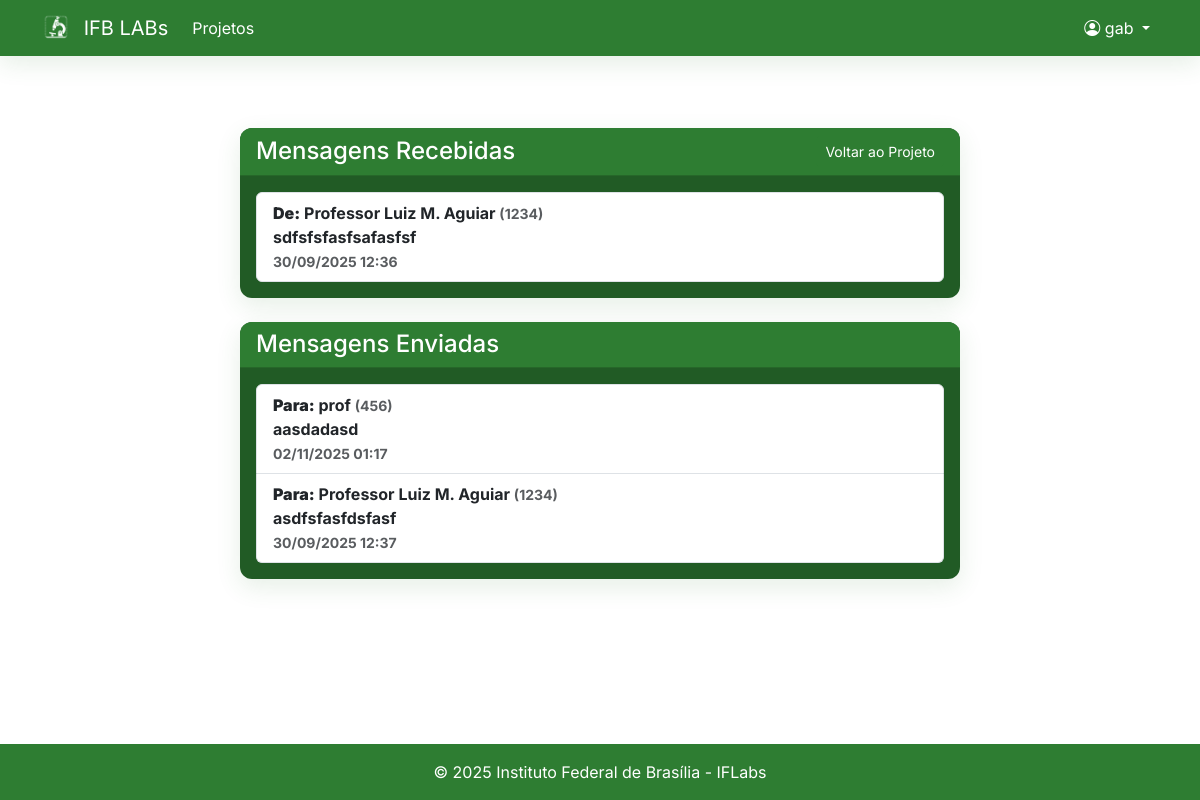
The app's page /projetos/1/mensagens (signed in) with its own data.
### src/models.py (models this page shows, shortened)
class Aluno(UserMixin, db.Model):
    __tablename__ = 'aluno'
    matricula = db.Column(db.String(20), primary_key=True)
    nome = db.Column(db.String(100), nullable=False)
    email = db.Column(db.String(120), unique=True, nullable=False)
    senha = db.Column(db.String(128), nullable=False)
    sobre = db.Column(db.Text, nullable=True)
    foto_perfil = db.Column(db.String(255), nullable=True)  # Caminho da foto
    aprovado = db.Column(db.Boolean, default=False)  # Novo campo para aprovação
    membros_projeto = db.relationship('MembroProjeto', backref='aluno', lazy=True)

class MensagemProjeto(db.Model):
    __tablename__ = 'mensagem_projeto'
    id = db.Column(db.Integer, primary_key=True)
    id_projeto = db.Column(db.Integer, db.ForeignKey('projeto.id'), nullable=False)
    remetente_matricula = db.Column(db.String(20), nullable=False)
    destinatario_matricula = db.Column(db.String(20), nullable=False)
    conteudo = db.Column(db.Text, nullable=False)
    data_envio = db.Column(db.DateTime, default=db.func.now())
    lida = db.Column(db.Boolean, default=False)

class Professor(UserMixin, db.Model):
    __tablename__ = 'professor'
    matricula = db.Column(db.String(20), primary_key=True)
    nome = db.Column(db.String(100), nullable=False)
    email = db.Column(db.String(120), unique=True, nullable=False)
    senha = db.Column(db.String(128), nullable=False)
    sobre = db.Column(db.Text, nullable=True)
    foto_perfil = db.Column(db.String(255), nullable=True)  # Caminho da foto
    aprovado = db.Column(db.Boolean, default=False)  # Novo campo para aprovação
    projetos = db.relationship('Projeto', backref='autor', lazy=True)

### main.py (the view)
@app.route('/projetos/<int:id>/mensagens')
@login_required
def mensagens_projeto(id):
    projeto = Projeto.query.get_or_404(id)
    is_professor_autor = hasattr(current_user, 'tipo') and current_user.tipo == 'professor' and current_user.matricula == projeto.user_id
    is_aluno_membro = False
    if hasattr(current_user, 'tipo') and current_user.tipo == 'aluno':
        membro = MembroProjeto.query.filter_by(id_projeto=id, matricula=current_user.matricula, status='aceito').first()
        is_aluno_membro = membro is not None
    if not (is_professor_autor or is_aluno_membro):
        abort(403)
    msgs_recebidas = MensagemProjeto.query.filter_by(id_projeto=id, destinatario_matricula=current_user.matricula).order_by(MensagemProjeto.data_envio.desc()).all()
    for msg in msgs_recebidas:
        msg.lida = True
    msgs_enviadas = MensagemProjeto.query.filter_by(id_projeto=id, remetente_matricula=current_user.matricula).order_by(MensagemProjeto.data_envio.desc()).all()
    db.session.commit()
    from src.models import Aluno, Professor
    matriculas = set([m.remetente_matricula for m in msgs_recebidas] + [m.destinatario_matricula for m in msgs_enviadas])
    alunos = Aluno.query.filter(Aluno.matricula.in_(matriculas)).all() if matriculas else []
    profs = Professor.query.filter(Professor.matricula.in_(matriculas)).all() if matriculas else []
    nomes_por_matricula = {a.matricula: a.nome for a in alunos}
    for p in profs:
        nomes_por_matricula[p.matricula] = p.nome
    return render_template('projetos/mensagens.html', mensagens=msgs_recebidas, mensagens_enviadas=msgs_enviadas, nomes_por_matricula=nomes_por_matricula, projeto_id=id)

### main.py (called while the page is built, shortened)
@login_manager.user_loader
def load_user(user_id):
    user = Aluno.query.filter_by(matricula=user_id).first()
    if user:
        user.tipo = 'aluno'
        return user

### templates/projetos/mensagens.html (shortened to what this page needs)
{% extends 'base.html' %}
{% block content %}
<div class="container my-5">
    <div class="row justify-content-center">
        <div class="col-lg-8">
            <div class="card mensagem mb-4">
                <div class="card-header bg-light d-flex justify-content-between align-items-center">
                    <h4 class="mb-0">Mensagens Recebidas</h4>
                    <a href="{{ url_for('detalhes_projeto', id=projeto_id) }}" class="btn btn-sm btn-outline-primary">Voltar ao Projeto</a>
                </div>
                <div class="card-body">
                    {% if mensagens %}
                        <ul class="list-group">
                            {% for msg in mensagens %}
                            <li class="list-group-item">
                                {% set nome_remetente = nomes_por_matricula.get(msg.remetente_matricula, msg.remetente_matricula) %}
                                <strong>De:</strong> {{ nome_remetente }} <small class="text-muted">({{ msg.remetente_matricula }})</small><br>
                                <span>{{ msg.conteudo }}</span><br>
                                <small class="text-muted">{{ msg.data_envio.strftime('%d/%m/%Y %H:%M') }}</small>
                            </li>
                            {% endfor %}
                        </ul>
                    {% else %}
                        <span class="text-muted">Nenhuma mensagem recebida.</span>
                    {% endif %}
                </div>
            </div>
            <div class="card mensagem">
                <div class="card-header bg-light">
                    <h4 class="mb-0">Mensagens Enviadas</h4>
                </div>
                <div class="card-body">
                    {% if mensagens_enviadas %}
                        <ul class="list-group">
                            {% for msg in mensagens_enviadas %}
                            <li class="list-group-item">
                                {% set nome_dest = nomes_por_matricula.get(msg.destinatario_matricula, msg.destinatario_matricula) %}
                                <strong>Para:</strong> {{ nome_dest }} <small class="text-muted">({{ msg.destinatario_matricula }})</small><br>
                                <span>{{ msg.conteudo }}</span><br>
                                <small class="text-muted">{{ msg.data_envio.strftime('%d/%m/%Y %H:%M') }}</small>
                            </li>
                            {% endfor %}
                        </ul>
                    {% else %}
                        <span class="text-muted">Nenhuma mensagem enviada.</span>
                    {% endif %}
                </div>
            </div>
        </div>
    </div>
</div>
{% endblock %}

### templates/base.html (shortened to what this page needs)
<!DOCTYPE html>
<html lang="pt-br">
<head>
    <link href="https://cdn.jsdelivr.net/npm/bootstrap@5.3.0/dist/css/bootstrap.min.css" rel="stylesheet">
    <link rel="stylesheet" href="https://cdn.jsdelivr.net/npm/bootstrap-icons@1.10.0/font/bootstrap-icons.css">
    <link rel="stylesheet" href="{{ url_for('static', filename='css/main.css') }}">
</head>
<body class="d-flex flex-column min-vh-100">
    <nav class="navbar navbar-expand-lg navbar-dark sticky-top" style="background-color: #2E7D32;">
        <div class="container">
            <a class="navbar-brand" href="{{ url_for('index') }}">
                <img src="{{ url_for('static', filename='images/iflab_logo.png') }}" alt="IFB" height="30" class="d-inline-block align-top me-2">
                IFB LABs
            </a>
            <div class="collapse navbar-collapse" id="navbarNav">
                <ul class="navbar-nav me-auto">
                    {% if current_user.is_authenticated and current_user.tipo != 'admin' %}
                    <li class="nav-item">
                        <a class="nav-link" href="{{ url_for('listar_projetos') }}">Projetos</a>
                    </li>
                    {% endif %}
                </ul>
                <ul class="navbar-nav">
                    {% if current_user.is_authenticated %}
                    <li class="nav-item dropdown">
                        <a class="nav-link dropdown-toggle" href="#" id="navbarDropdown" role="button" data-bs-toggle="dropdown">
                            <i class="bi bi-person-circle"></i> {{ current_user.nome }}
                        </a>
                    </li>
                    {% endif %}
                </ul>
            </div>
        </div>
    </nav>
    <main class="container my-4 flex-grow-1 animate-in">
        {% block content %}{% endblock %}
    </main>
    <footer class="mt-auto py-3" style="background-color: #2E7D32;">
        <div class="container text-center text-white">
            © 2025 Instituto Federal de Brasília - IFLabs
        </div>
    </footer>
</body>
</html>

### static/css/main.css (style rules this page uses)
:root { --verde-ifb: #2E7D32; --verde-ifb-escuro: #215b25; --verde-ifb-claro: #e8f5e9; --branco: #FFFFFF; --cinza-claro: #F8F9FA; --sombra-soft: 0 8px 24px rgba(46, 125, 50, 0.12); --radius: 12px; }
body { background-color: var(--branco); font-family: 'Inter', 'Poppins', 'Segoe UI', Tahoma, Geneva, Verdana, sans-serif; display: flex; flex-direction: column; min-height: 100vh; color: #2c2c2c; -webkit-font-smoothing: antialiased; -moz-osx-font-smoothing: grayscale; }
.navbar { box-shadow: var(--sombra-soft); background-color: var(--verde-ifb) !important; }
.navbar .navbar-brand, .navbar .nav-link, .navbar .navbar-toggler-icon { color: var(--branco) !important; }
.btn-outline-primary, .btn-outline-primary:visited, .btn-outline-primary:active, .btn-outline-primary:focus, .btn-outline-primary:hover { color: var(--verde-ifb) !important; border-color: var(--verde-ifb) !important; background-color: var(--branco) !important; }
.card { border: none; box-shadow: var(--sombra-soft); transition: transform .2s ease, box-shadow .2s ease; border-radius: var(--radius); }
.card-header { background-color: var(--verde-ifb); color: white; border-radius: var(--radius) var(--radius) 0 0 !important; }
.card-header.bg-light { background-color: var(--verde-ifb) !important; color: var(--branco) !important; font-weight: bold; border-radius: var(--radius) var(--radius) 0 0 !important; }
.card.mensagem { background-color: var(--verde-ifb-escuro) !important; color: var(--branco) !important; border: none; box-shadow: var(--sombra-soft); }
.card.mensagem .card-body { color: var(--branco) !important; font-weight: bold; }
a { color: var(--verde-ifb); }
footer { background-color: var(--verde-ifb) !important; color: white; }
.card-header.bg-primary, .badge.bg-primary, .nav-link.active, .nav-link:focus, .nav-link:hover, .nav-link, .navbar .nav-link, .navbar .nav-link:visited, .navbar, .navbar-dark, .navbar-dark .navbar-nav .nav-link, .navbar-dark .navbar-brand, .navbar-dark .navbar-toggler { background-color: var(--verde-ifb) !important; color: var(--branco) !important; border: none !important; }
.navbar .nav-link, .navbar .nav-link:visited, .navbar-dark .navbar-nav .nav-link { color: var(--branco) !important; }
.bg-primary, .text-primary, .border-primary, .btn-primary, .btn-outline-primary, .badge.bg-primary, .navbar.bg-primary, .navbar-dark.bg-primary, .navbar .navbar-brand, .navbar .navbar-toggler-icon { background-color: var(--verde-ifb) !important; color: var(--branco) !important; border-color: var(--verde-ifb) !important; }
.animate-in { animation: fadeInUp .35s ease both; }
.navbar-brand img { height: 28px; transition: transform .2s ease, filter .2s ease; }

### records on screen
Aluno: nome "gab"
MensagemProjeto: remetente_matricula "1234", conteudo "sdfsfsfasfsafasfsf", data_envio "30/09/2025 12:36"
Professor: nome "Professor Luiz M. Aguiar"
MensagemProjeto: destinatario_matricula "456", conteudo "aasdadasd", data_envio "02/11/2025 01:17"
Professor: nome "prof"
MensagemProjeto: destinatario_matricula "1234", conteudo "asdfsfasfdsfasf", data_envio "30/09/2025 12:37"
